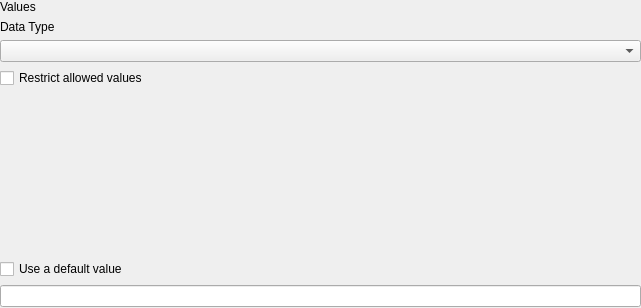
<?xml version="1.0" encoding="UTF-8"?>
<ui version="4.0">
 <class>CustomFieldValuesWidget</class>
 <widget class="QWidget" name="CustomFieldValuesWidget">
  <property name="geometry">
   <rect>
    <x>0</x>
    <y>0</y>
    <width>641</width>
    <height>308</height>
   </rect>
  </property>
  <property name="sizePolicy">
   <sizepolicy hsizetype="Preferred" vsizetype="Maximum">
    <horstretch>0</horstretch>
    <verstretch>0</verstretch>
   </sizepolicy>
  </property>
  <property name="windowTitle">
   <string>Form</string>
  </property>
  <layout class="QVBoxLayout" name="verticalLayout_6">
   <property name="leftMargin">
    <number>0</number>
   </property>
   <property name="topMargin">
    <number>0</number>
   </property>
   <property name="rightMargin">
    <number>0</number>
   </property>
   <property name="bottomMargin">
    <number>0</number>
   </property>
   <item>
    <widget class="QLabel" name="lSectionValues">
     <property name="text">
      <string>Values</string>
     </property>
    </widget>
   </item>
   <item>
    <widget class="QLabel" name="label_5">
     <property name="minimumSize">
      <size>
       <width>110</width>
       <height>0</height>
      </size>
     </property>
     <property name="text">
      <string>Data Type</string>
     </property>
     <property name="alignment">
      <set>Qt::AlignLeading|Qt::AlignLeft|Qt::AlignVCenter</set>
     </property>
    </widget>
   </item>
   <item>
    <widget class="QComboBox" name="dataType"/>
   </item>
   <item>
    <widget class="QCheckBox" name="restrictValues">
     <property name="text">
      <string>Restrict allowed values</string>
     </property>
    </widget>
   </item>
   <item>
    <widget class="CustomFieldEnumValuesWidget" name="enumValuesEditor" native="true">
     <property name="sizePolicy">
      <sizepolicy hsizetype="Expanding" vsizetype="Expanding">
       <horstretch>0</horstretch>
       <verstretch>0</verstretch>
      </sizepolicy>
     </property>
    </widget>
   </item>
   <item>
    <widget class="QCheckBox" name="useDefaultValue">
     <property name="toolTip">
      <string>If checked, when a client has no value defined for this custom field, the specified value will be used. If unchecked, the value will be left empty.</string>
     </property>
     <property name="text">
      <string>Use a default value</string>
     </property>
    </widget>
   </item>
   <item>
    <widget class="QStackedWidget" name="defaultValueStackedWiget">
     <property name="sizePolicy">
      <sizepolicy hsizetype="Preferred" vsizetype="Maximum">
       <horstretch>0</horstretch>
       <verstretch>0</verstretch>
      </sizepolicy>
     </property>
     <widget class="QWidget" name="stringPage">
      <layout class="QVBoxLayout" name="verticalLayout">
       <property name="leftMargin">
        <number>0</number>
       </property>
       <property name="topMargin">
        <number>0</number>
       </property>
       <property name="rightMargin">
        <number>0</number>
       </property>
       <property name="bottomMargin">
        <number>0</number>
       </property>
       <item>
        <widget class="QLineEdit" name="stringLineEdit"/>
       </item>
      </layout>
     </widget>
     <widget class="QWidget" name="integerPage">
      <layout class="QVBoxLayout" name="verticalLayout_2">
       <property name="leftMargin">
        <number>0</number>
       </property>
       <property name="topMargin">
        <number>0</number>
       </property>
       <property name="rightMargin">
        <number>0</number>
       </property>
       <property name="bottomMargin">
        <number>0</number>
       </property>
       <item>
        <widget class="QSpinBox" name="integerSpinBox"/>
       </item>
      </layout>
     </widget>
     <widget class="QWidget" name="boolPage">
      <layout class="QVBoxLayout" name="verticalLayout_3">
       <property name="leftMargin">
        <number>0</number>
       </property>
       <property name="topMargin">
        <number>0</number>
       </property>
       <property name="rightMargin">
        <number>0</number>
       </property>
       <property name="bottomMargin">
        <number>0</number>
       </property>
       <item>
        <widget class="QComboBox" name="boolCombo"/>
       </item>
      </layout>
     </widget>
     <widget class="QWidget" name="dateTimePage">
      <layout class="QVBoxLayout" name="verticalLayout_4">
       <property name="leftMargin">
        <number>0</number>
       </property>
       <property name="topMargin">
        <number>0</number>
       </property>
       <property name="rightMargin">
        <number>0</number>
       </property>
       <property name="bottomMargin">
        <number>0</number>
       </property>
       <item>
        <widget class="QDateTimeEdit" name="dateTimeEdit">
         <property name="calendarPopup">
          <bool>true</bool>
         </property>
        </widget>
       </item>
      </layout>
     </widget>
    </widget>
   </item>
  </layout>
 </widget>
 <customwidgets>
  <customwidget>
   <class>CustomFieldEnumValuesWidget</class>
   <extends>QWidget</extends>
   <header>FWAdminLib/CustomFields/CustomFieldEnumValuesWidget.h</header>
  </customwidget>
 </customwidgets>
 <tabstops>
  <tabstop>dataType</tabstop>
  <tabstop>restrictValues</tabstop>
  <tabstop>useDefaultValue</tabstop>
  <tabstop>stringLineEdit</tabstop>
  <tabstop>integerSpinBox</tabstop>
  <tabstop>boolCombo</tabstop>
  <tabstop>dateTimeEdit</tabstop>
 </tabstops>
 <resources/>
 <connections/>
</ui>
